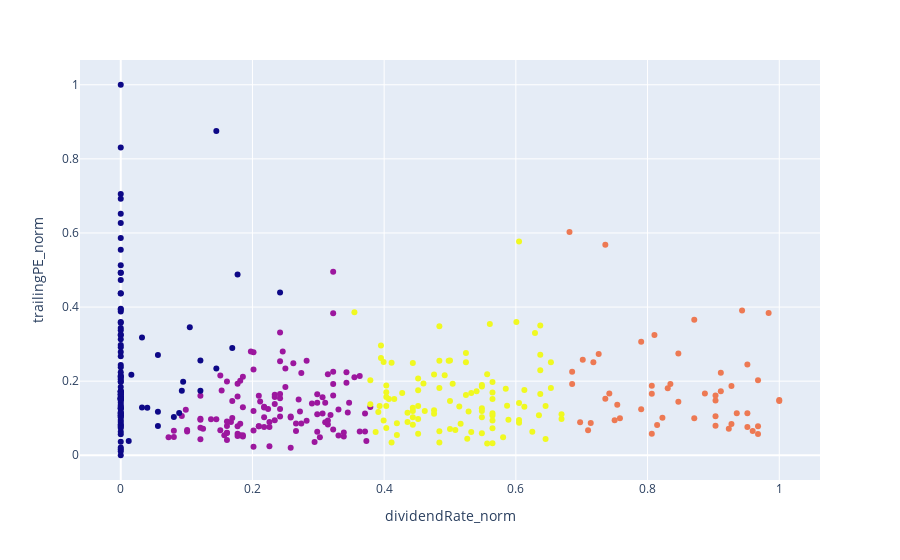

Notebook cell for this chart:
### Code cell
# Plot the clusters created using Plotly
fig = px.scatter(clusters_df, x="dividendRate_norm", y="trailingPE_norm", color="Cluster", hover_data=["Ticker"])
fig.update(layout_coloraxis_showscale=False)
fig.show()

### Figure 1 — Plotly figure (JSON) as saved in the notebook; plotly's stock layout.template omitted (floating-point values rounded to 4 significant figures; data arrays with more than 128 entries replaced by an {"elided": "..."} marker saying what was removed)
{"data": [{"customdata": {"elided": "373x1 str values"}, "hovertemplate": "dividendRate_norm=%{x}<br>trailingPE_norm=%{y}<br>Ticker=%{customdata[0]}<br>Cluster=%{marker.color}<extra></extra>", "legendgroup": "", "marker": {"color": {"elided": "373 int values"}, "coloraxis": "coloraxis", "symbol": "circle"}, "mode": "markers", "name": "", "orientation": "v", "showlegend": false, "type": "scatter", "x": {"elided": "373 float values"}, "xaxis": "x", "y": {"elided": "373 float values"}, "yaxis": "y"}], "layout": {"coloraxis": {"colorbar": {"title": {"text": "Cluster"}}, "colorscale": [[0, "#0d0887"], [0.1111, "#46039f"], [0.2222, "#7201a8"], [0.3333, "#9c179e"], [0.4444, "#bd3786"], [0.5556, "#d8576b"], [0.6667, "#ed7953"], [0.7778, "#fb9f3a"], [0.8889, "#fdca26"], [1, "#f0f921"]], "showscale": false}, "legend": {"tracegroupgap": 0}, "margin": {"t": 60}, "xaxis": {"anchor": "y", "domain": [0, 1], "title": {"text": "dividendRate_norm"}}, "yaxis": {"anchor": "x", "domain": [0, 1], "title": {"text": "trailingPE_norm"}}}}
